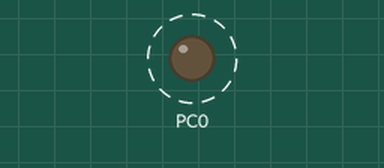
Simulated run of this program. Board: ATmega328P, built with avr-gcc and emulated at 8 MHz. Parts: output pins drawn as LEDs (lit = HIGH). Dashed ring = blinking.

Above: at 0.12 s.
Timing chart, 0 to 3.0 s (numbered marks = the images above):
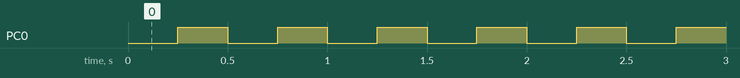

The program:

main.c
```c
/*
 * DA2_Task4.c
 *
 * Created: 3/4/2016 9:54:58 AM
 * Author : Michael
 */

#define F_CPU 8000000UL		// define 8 MHz clock

#include <avr/io.h>			// include IO library
#include <util/delay.h>		// include library for _delay_ms function

void delay ();				// function declaration for delay

int main(void)
{
	DDRC |= (1 << PC0);		// set PC0 as output
	PORTC = 0;				// clear value on PC0
	while(1) {				// loop forever
		delay();			// call delay function for 250ms delay (.25 seconds)
		PORTC |= 0x01;		// set PC1 high
		delay();			// call delay function for 250ms delay (.25 seconds)
		PORTC = 0;			// set PC0 low
	}

}

void delay () {				// function body
	int i;					// declare i for counter
	for(i = 0; i < 25; i++) {	// loop 25 times
		_delay_ms(10);		//	delay 10 ms
	}						// total delay = 25*10ms = 250ms
}
```

Measured:
- by itself, PC0: alternates HIGH for 0.25 s and LOW for 0.25 s
